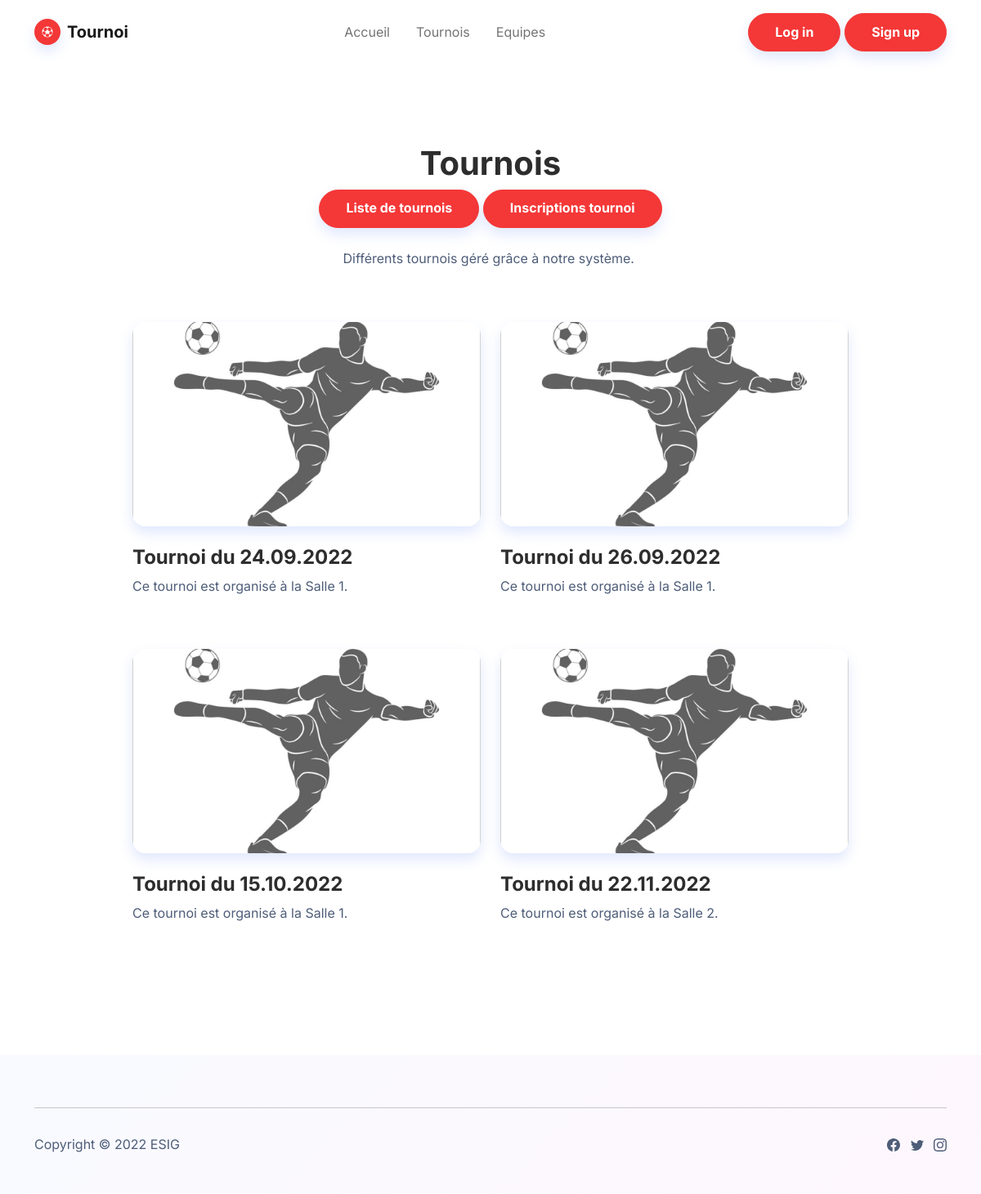
Page /tournois.php on the committed database.
### tables this page shows
CREATE TABLE `Tournoi` (
  `ID_Tournoi` int(5) NOT NULL,
  `Date_Debut_Tournoi` date NOT NULL,
  `Date_Fin_Tournoi` date NOT NULL,
  `FK_ID_Salle` int(5) NOT NULL,
  `Actif_Tournoi` tinyint(1) NOT NULL
);

CREATE TABLE `Salle` (
  `ID_Salle` int(5) NOT NULL,
  `Nom_Salle` varchar(50) NOT NULL,
  `Statut_Salle` tinyint(1) NOT NULL
);

### functions/steven_fonctions.php (the view, shortened to what this page needs)
<?php
function returnNameSalle($id_salle)
{
    $nomSalle = "";
    foreach (selectSalleWithID($id_salle) as $salle) {
        $nomSalle = $salle['Nom_Salle'];
    }
    return $nomSalle;
}
function selectSalleWithID($id_salle)
{
    try {
        $db = connectDB();
        $sql = "SELECT * FROM `Salle` WHERE `ID_Salle` = " . $id_salle . ";";
        $request = $db->prepare($sql);
        $request->execute();
        return $request->fetchAll(PDO::FETCH_ASSOC);
    } catch (\Throwable $e) {
        debug($e->getMessage());
    }
}
function selectAllTournoi()
{
    try {
        $db = connectDB();
        $sql = "SELECT * FROM `Tournoi` ORDER BY `Date_Debut_Tournoi` ASC";
        $request = $db->prepare($sql);
        $request->execute();
        return $request->fetchAll(PDO::FETCH_ASSOC);
    } catch (\Throwable $e) {
        echo "<script>alert(\"" . $e->getMessage() . "\");</script>";
        debug();
    }
}
function affichageAllTournois()
{
    foreach (selectAllTournoi() as $tournoi) {
        echo "<div class=\"col mb-4\">
          <div><a href=\"match.php?id_tournoi=" . $tournoi['ID_Tournoi'] . "\"><img class=\"rounded img-fluid shadow w-100 fit-cover\" src=\"assets/img/products/2173435-silhouette-joueur-de-football-tir-rapide-un-ballon-sur-un-fond-blanc-illustration-vectoriel.jpg\" style=\"height: 250px;\"></a>
            <div class=\"py-4\">
              <h4 class=\"fw-bold\">Tournoi du " . date("d.m.Y", strtotime($tournoi['Date_Debut_Tournoi'])) . "</h4>
              <p class=\"text-muted\">Ce tournoi est organisé à la " . returnNameSalle($tournoi['FK_ID_Salle']) . ".</p>
            </div>
          </div>
        </div>";
    }
}

### tournois.php (shortened to what this page needs)
<?php
require_once './functions/steven_fonctions.php'
?>
<!DOCTYPE html>
<html lang="en">
<head>
  <link rel="stylesheet" href="assets/bootstrap/css/bootstrap.min.css">
  <link rel="stylesheet" href="assets/fonts/ionicons.min.css">
</head>
<body>
  <?php include_once('default_pages/navbar.php'); ?>
  <section class="py-5">
    <div class="container py-5">
      <div class="row mb-5">
        <div class="col-md-8 col-xl-6 text-center mx-auto">
          <h1 class="fw-bold">Tournois</h1>
          <a class="btn btn-primary shadow" role="button" href="afficher_tournois.php">Liste de tournois</a>
          <a class="btn btn-primary shadow" role="button" href="afficher_demandes.php">Inscriptions tournoi</a>
          <br /><br />
          <p class="text-muted w-lg-50">Différents tournois géré grâce à notre système.&nbsp;</p>
        </div>
      </div>
      <div class="row row-cols-1 row-cols-md-2 mx-auto" style="max-width: 900px;">
        <?php affichageAllTournois(); ?>
      </div>
    </div>
  </section>
  <?php include_once('default_pages/footer.php'); ?>
</body>
</html>

### default_pages/navbar.php (shortened to what this page needs)
<nav class="navbar navbar-light navbar-expand-md sticky-top navbar-shrink py-3" id="mainNav">
    <div class="container"><a class="navbar-brand d-flex align-items-center" href="/">
            <span class="bs-icon-sm bs-icon-circle bs-icon-primary shadow d-flex justify-content-center align-items-center me-2 bs-icon">
                <i class="icon ion-ios-football"></i></span><span>Tournoi</span></a>
        <div class="collapse navbar-collapse" id="navcol-1">
            <ul class="navbar-nav mx-auto">
                <li class="nav-item"><a class="nav-link" href="index.php">Accueil</a></li>
                <li class="nav-item"><a class="nav-link" href="tournois.php">Tournois</a></li>
                <li class="nav-item"><a class="nav-link" href="inscription_tournoi.php">Equipes</a></li>
            </ul>
            <a class="btn btn-primary shadow" role="button" href="login.php" style="margin-right: 0.5%;">Log in</a>
            <a class="btn btn-primary shadow" role="button" href="signup.php">Sign up</a>
        </div>
    </div>
</nav>

### default_pages/footer.php (shortened to what this page needs)
<footer class="bg-primary-gradient">
    <div class="container py-4 py-lg-5">
        <hr>
        <div class="text-muted d-flex justify-content-between align-items-center pt-3">
            <p class="mb-0">Copyright © 2022 ESIG</p>
            <ul class="list-inline mb-0">
                <li class="list-inline-item"></li>
                <li class="list-inline-item"></li>
                <li class="list-inline-item"></li>
            </ul>
        </div>
    </div>
</footer>

### rows in the picture
tournoi: Date_Debut_Tournoi "24.09.2022", FK_ID_Salle.Nom_Salle "Salle 1"
tournoi: Date_Debut_Tournoi "26.09.2022", FK_ID_Salle "Salle 1"
tournoi: Date_Debut_Tournoi "15.10.2022", FK_ID_Salle "Salle 1"
tournoi: Date_Debut_Tournoi "22.11.2022", FK_ID_Salle.Nom_Salle "Salle 2"
